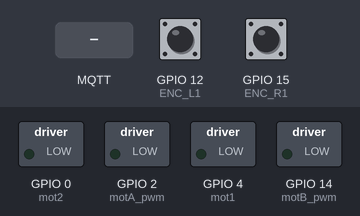
Simulated run of this sketch. Board: ESP8266 (NodeMCU). Shown: switched loads named in the sketch (green lamp = pin HIGH). The test bench sets the inputs (shaded band); at power-on: GPIO 12 (ENC_L1) HIGH, GPIO 15 (ENC_R1) HIGH. WiFi joins after 1.5 s; servers stay silent unless stated; random numbers use the default seed unless the sketch sets one; no MQTT or app messages arrive unless stated; what the sketch prints to the serial monitor is not drawn.

Above: at 2.7 s.
2.8 s: MQTT message "200" arrives on the first subscribed topic
At 3.8 s:
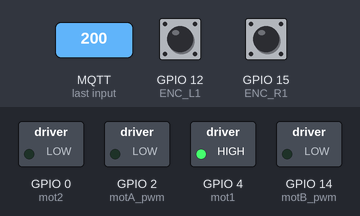
4.3 s: MQTT message "0" arrives on the first subscribed topic
At 5.0 s:
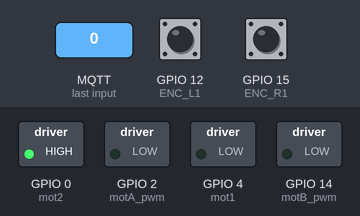
Timing chart, 0 to 7.3 s (numbered marks = the images above; inputs shaded):
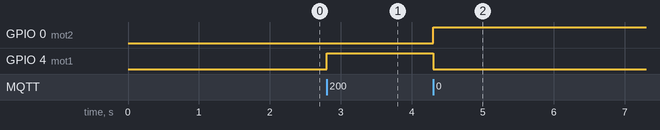

Measured:
- after the input at 2.8 s, GPIO 4 (mot1): LOW → HIGH at once
- after the input at 4.3 s, GPIO 0 (mot2): LOW → HIGH at once; GPIO 4 (mot1): HIGH → LOW at once

The sketch:

esp8266_client.ino
```cpp
#include <Arduino.h>
#include <ESP8266WiFi.h>
#include <PubSubClient.h>
#include <ArduinoOTA.h>
#define mot1 4
#define mot2 0
#define motA_pwm 2
#define motB_pwm 14
#define ENC_R1 15
#define ENC_R2 5
#define ENC_L1 12
#define ENC_L2 13

#ifndef STASSID
#define STASSID "RUDRA_2.4G"
#define STAPSK  "hackitifucan"
#endif

const char* ssid = STASSID;
char* password = STAPSK;
const char *FWD = "2";
const char *STP = "1";
const char *BWD = "0";
const char *MOTOR = "/motor";

int right_counter = 0;
int right_aState;
int right_aLastState;
int right_counter_last = 0;
int left_counter = 0;
int left_aState;
int left_aLastState;
int left_counter_last = 0;
long now = 0;
long last_time = 0;
long msg_time_interval = 100; // set time between each msg publish

// MQTT client
WiFiClient wifiClient;
PubSubClient mqttClient(wifiClient);
char *mqttServer = "broker.hivemq.com";
int mqttPort = 1883;

void setup_pinMode() {
  // Motors
  pinMode(mot1, OUTPUT);
  pinMode(mot2, OUTPUT);

  // Encoders
  pinMode (ENC_R1,INPUT);
  pinMode (ENC_R2,INPUT);
  pinMode (ENC_L1,INPUT);
  pinMode (ENC_L2,INPUT);

  // PWM
  pinMode(motA_pwm, OUTPUT);
  pinMode(motB_pwm, OUTPUT);
}

void pulldown_motor_pins() {
  digitalWrite(mot1, LOW);
  digitalWrite(mot2, LOW);
}

void setup() {
  // Begin serial communication
  Serial.begin(115200);

  // Configure pins and INPUT or OUTPUT
  setup_pinMode();

  // Do not power the motors at start
  pulldown_motor_pins();

  // Connect to Wifi
  connectToWiFi();

  // Establish OTA
  ArduinoOTA.onStart([]() {
    String type;
    if (ArduinoOTA.getCommand() == U_FLASH) {
      type = "sketch";
    } else { // U_FS
      type = "filesystem";
    }

    // NOTE: if updating FS this would be the place to unmount FS using FS.end()
    Serial.println("Start updating " + type);
  });
  ArduinoOTA.begin();

  setupMQTT();

  // Analog write range
//  analogWriteRange(100);

  // Read encoder value at start
  right_aLastState = digitalRead(ENC_R1);
  left_aLastState = digitalRead(ENC_L1);

  // Enable INTERRUPT in pins attached to encoder
  attachInterrupt(digitalPinToInterrupt(ENC_R1), right_update, CHANGE);
  attachInterrupt(digitalPinToInterrupt(ENC_L1), left_update, CHANGE);
}

void loop() {
  ArduinoOTA.handle();

  if (!mqttClient.connected())
    reconnect();
  mqttClient.loop();
}

void reconnect() {
  Serial.println("Connecting to MQTT Broker...");
  while (!mqttClient.connected()) {
      Serial.println("Reconnecting to MQTT Broker..");
      String clientId = "ESP8266Client-";
      clientId += String(random(0xffff), HEX);

      if (mqttClient.connect(clientId.c_str())) {
        Serial.println("Connected.");
        // subscribe to topic
          mqttClient.subscribe("/motor");
      }

  }
}

void connectToWiFi() {
  Serial.print("Connectiog to ");
  WiFi.mode(WIFI_STA);
  WiFi.begin(ssid, password);
  Serial.println(ssid);
  while (WiFi.status() != WL_CONNECTED) {
    Serial.print(".");
    delay(500);
  }
  Serial.print("Connected.");
}

void setupMQTT() {
  mqttClient.setServer(mqttServer, mqttPort);
  // set the callback function
  mqttClient.setCallback(callback);
}

void callback(char* topic, byte* payload, unsigned int length) {
    char chars[length+1];
    memcpy(chars, payload, length);
    chars[length] = '\0';
    String chars_str = String(chars);
    Serial.print("str: ");
    Serial.println(chars_str);
    Serial.print("Topic: ");
    Serial.println(topic);
    Serial.print("Recv: ");
    Serial.println(chars);
    String dir = chars_str.substring(0, 1);
    String left_mot_pwm = chars_str.substring(2, 6);
    String right_mot_pwm = chars_str.substring(7, 11);
    Serial.print("Dir: ");
    Serial.println(dir);
    Serial.print("L: ");
    Serial.println(left_mot_pwm);
    Serial.print("R: ");
    Serial.println(right_mot_pwm);

    analogWrite(motA_pwm, left_mot_pwm.toInt());
    analogWrite(motB_pwm, right_mot_pwm.toInt());

    if(dir == FWD) {
      // move forward
      Serial.println("FWD");
      digitalWrite(mot1, HIGH);
      digitalWrite(mot2, LOW);
    }
    else if(dir == BWD) {
      // move reverse
      Serial.println("BWD");
      digitalWrite(mot1, LOW);
      digitalWrite(mot2, HIGH);
    }
}

void publish_right() {
  char right_e[8];
  itoa(right_counter, right_e, 10);
  mqttClient.publish("/swa/encoder/right", right_e);
}

void publish_left() {
  char left_e[8];
  itoa(left_counter, left_e, 10);
  mqttClient.publish("/swa/encoder/left", left_e);
}

ICACHE_RAM_ATTR void right_update() {
    right_aState = digitalRead(ENC_R1); // Reads the "current" state of the A
   // If the previous and the current state of the A are different, that means a Pulse has occured
   if (right_aState != right_aLastState){
     // If the outputB state is different to the A state, that means the encoder is rotating clockwise
     if (digitalRead(ENC_R2) != right_aState) {
       right_counter ++;
     } else {
       right_counter --;
     }
   }
   right_aLastState = right_aState;
   publish_right();
 }

ICACHE_RAM_ATTR void left_update() {
    left_aState = digitalRead(ENC_L1); // Reads the "current" state of the A
   // If the previous and the current state of the A are different, that means a Pulse has occured
   if (left_aState != left_aLastState){
     // If the outputB state is different to the A state, that means the encoder is rotating clockwise
     if (digitalRead(ENC_L2) != left_aState) {
       left_counter ++;
     } else {
       left_counter --;
     }
   }
   left_aLastState = left_aState;
   publish_left();
 }
```
